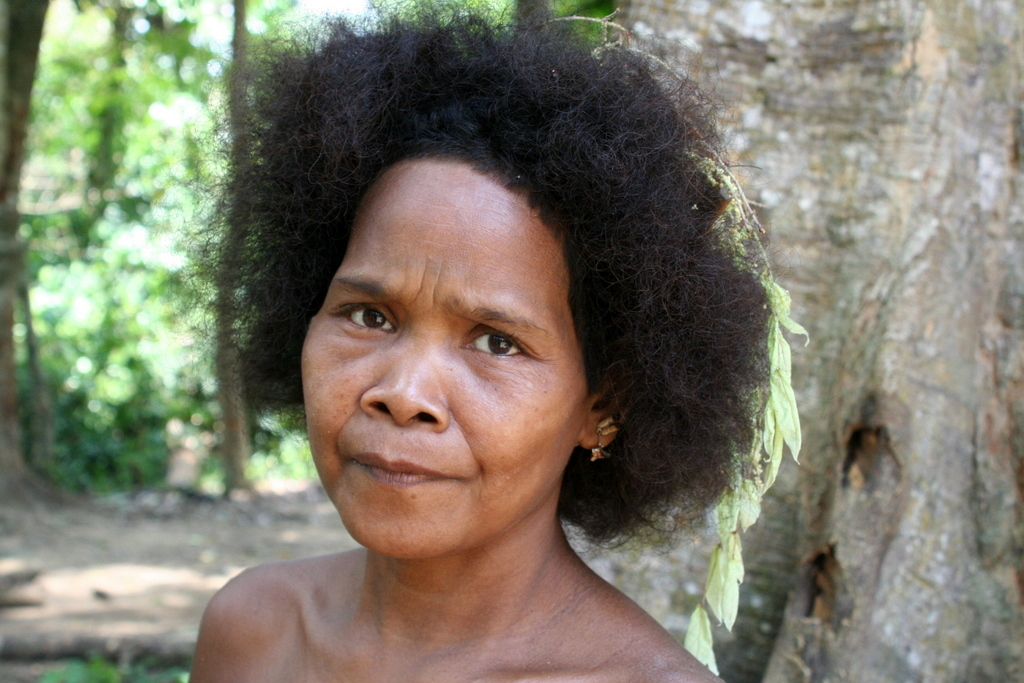
#> input picture afrika.jpg, 1024 x 683 px
$ python 'butterworth highpass dan gausian haighpass filter.py'
#> lines starting #> are read from the running program, lines starting #| are printed output that depends on the picture
import cv2
import numpy as np

def butterworth_highpass_filter(image, D, n):
    rows, cols = image.shape
    dft = np.fft.fft2(image)
    dft_shift = np.fft.fftshift(dft)
    H = np.zeros((rows, cols))
    for i in range(rows):
        for j in range(cols):
            distance = np.sqrt((i-rows//2)**2 + (j-cols//2)**2)
            H[i,j] = 1/(1 + (distance/D)**(2*n))
    G = np.multiply(dft_shift, H)
    g = np.fft.ifft2(np.fft.ifftshift(G))
    return np.abs(g)

def gaussian_highpass_filter(image, sigma):
    rows, cols = image.shape
    dft = np.fft.fft2(image)
    dft_shift = np.fft.fftshift(dft)
    H = np.zeros((rows, cols))
    for i in range(rows):
        for j in range(cols):
            distance = np.sqrt((i-rows//2)**2 + (j-cols//2)**2)
            H[i,j] = 1 - np.exp(-((distance**2)/(2*(sigma**2))))
    G = np.multiply(dft_shift, H)
    g = np.fft.ifft2(np.fft.ifftshift(G))
    return np.abs(g)

# Load the input image
image = cv2.imread('afrika.jpg', 0)
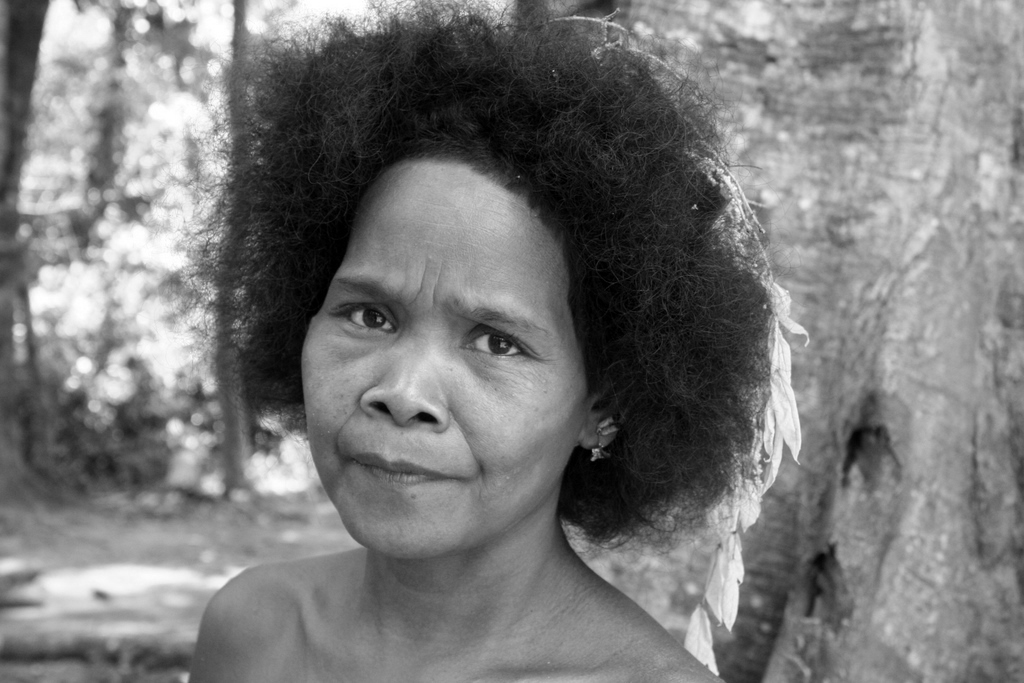
#> image: shape (683, 1024); min 0, max 255, mean 120.8

# Apply Butterworth highpass filter with D=50, n=2
filtered_image = butterworth_highpass_filter(image, 50, 2)
#> after the loop in butterworth_highpass_filter, `for i in range(rows):`:
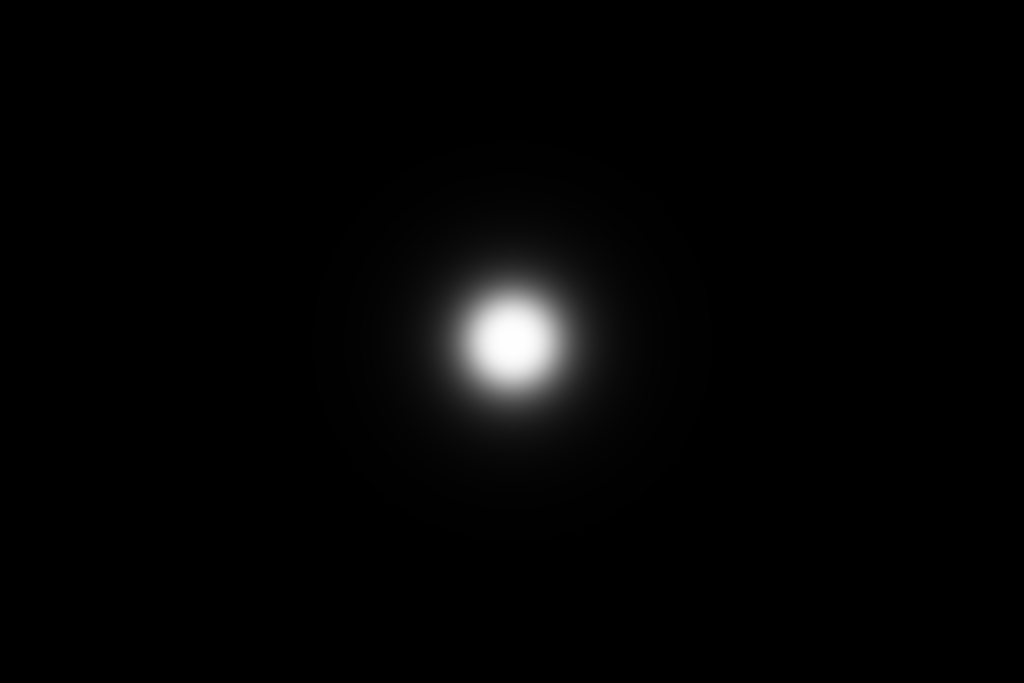
#> H: shape (683, 1024) float64; min 4.36e-05, max 1, mean 0.0175

# Apply Gaussian highpass filter with sigma=10
filtered_image = gaussian_highpass_filter(image, 10)
#> after the loop in gaussian_highpass_filter, `for i in range(rows):`:
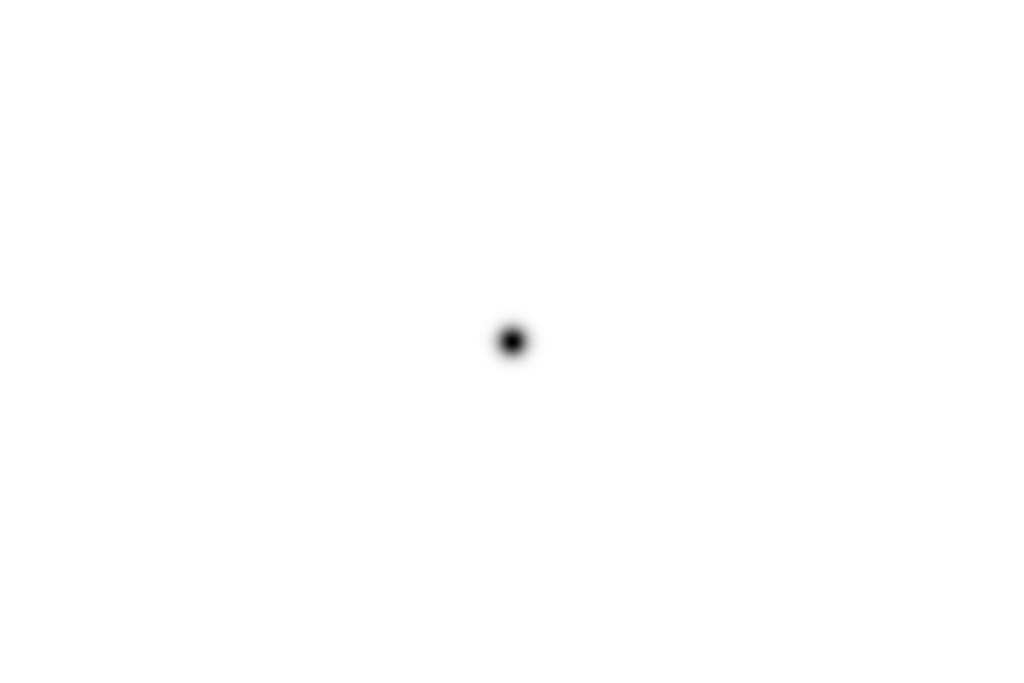
#> H: shape (683, 1024) float64; min 0, max 1, mean 0.999
#> in gaussian_highpass_filter, `return np.abs(g)`:
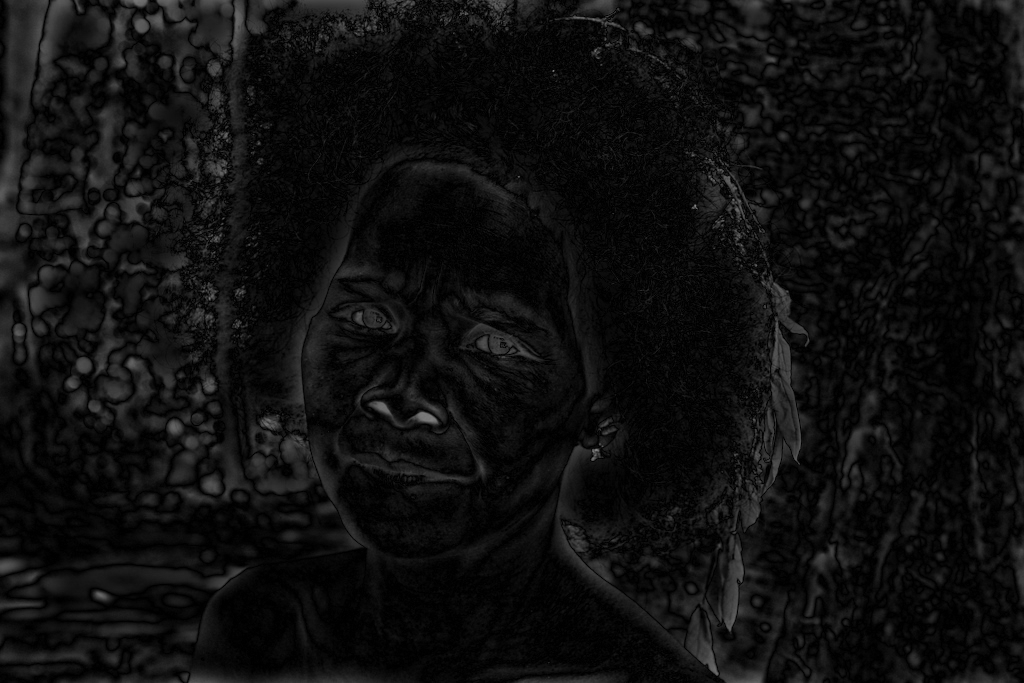
#> returned value: shape (683, 1024) float64; min 3.62e-06, max 133.8, mean 15.4

# Display the original and filtered images
cv2.imshow('Original Image', image)
cv2.imshow('Filtered Image', filtered_image)
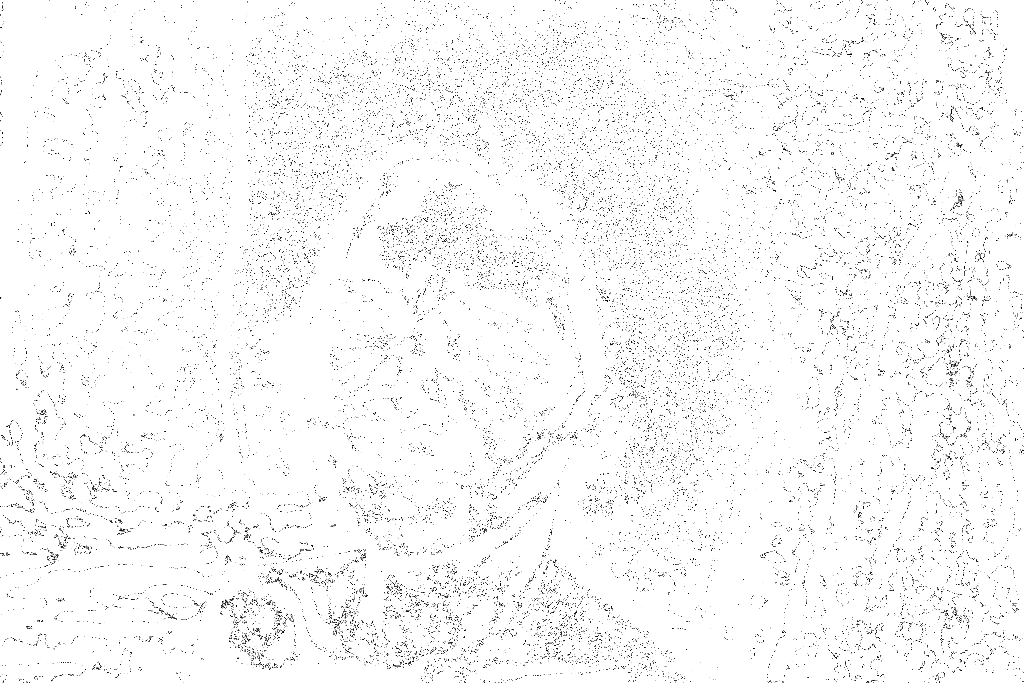
#> window 'Filtered Image': shape (683, 1024); min 0, max 255, mean 248.3
cv2.waitKey(0)
cv2.destroyAllWindows()

$ run again, with asep.jpg copied over afrika.jpg
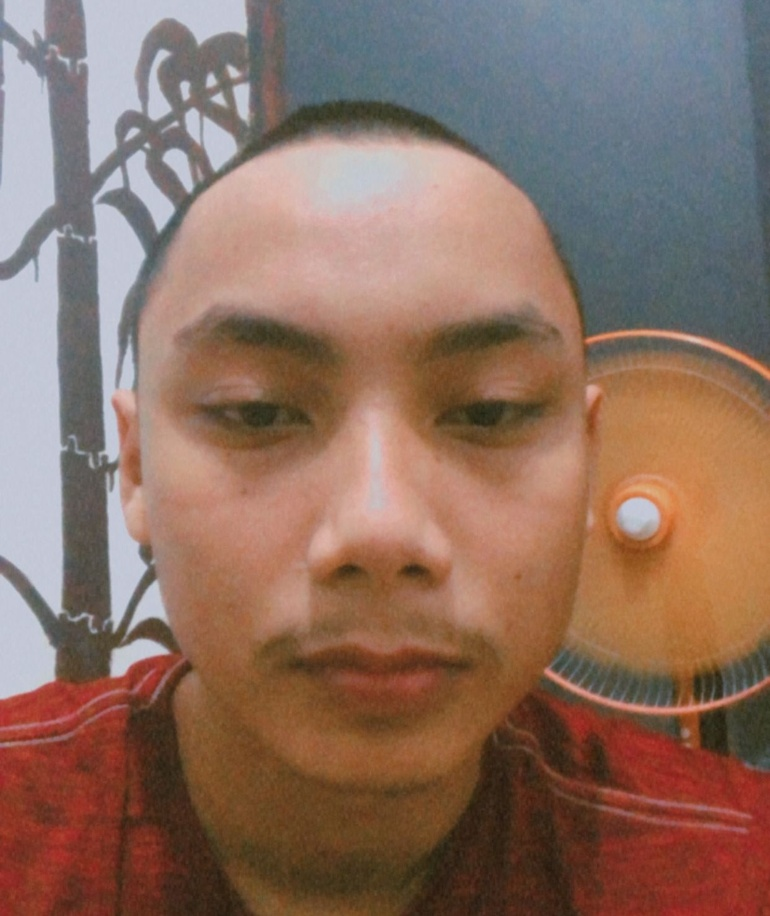
#> input picture asep.jpg, 770 x 916 px, shrunk from 1242 x 1477 before the run
#> after the loop in butterworth_highpass_filter, `for i in range(rows):`:
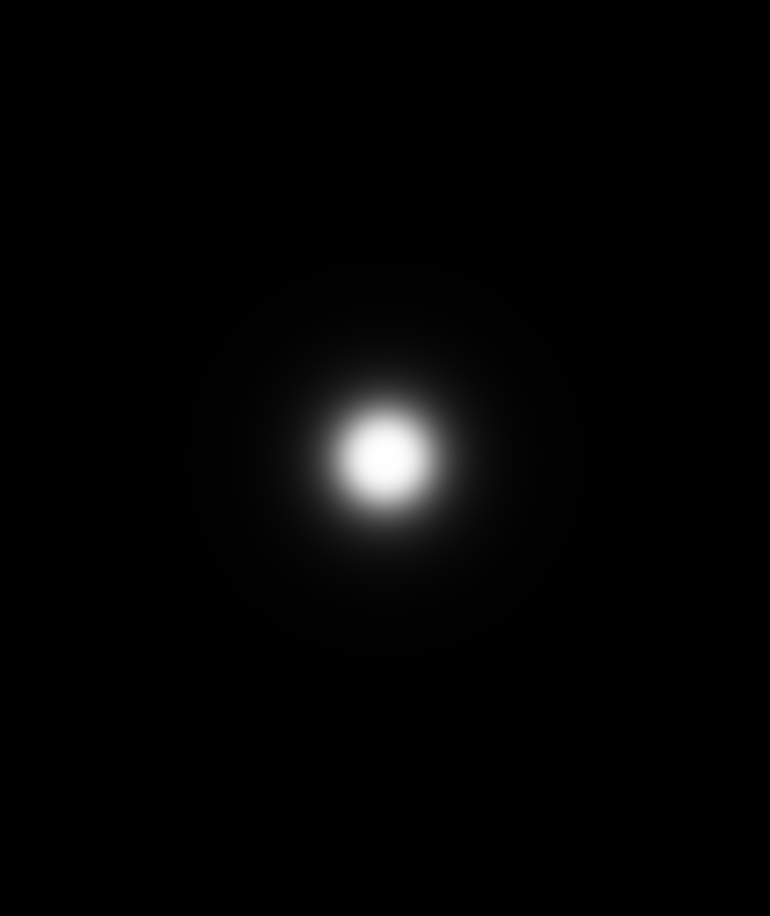
#> H: shape (916, 770) float64; min 4.88e-05, max 1, mean 0.0174
#> `cv2.imshow('Filtered Image', filtered_image)`:
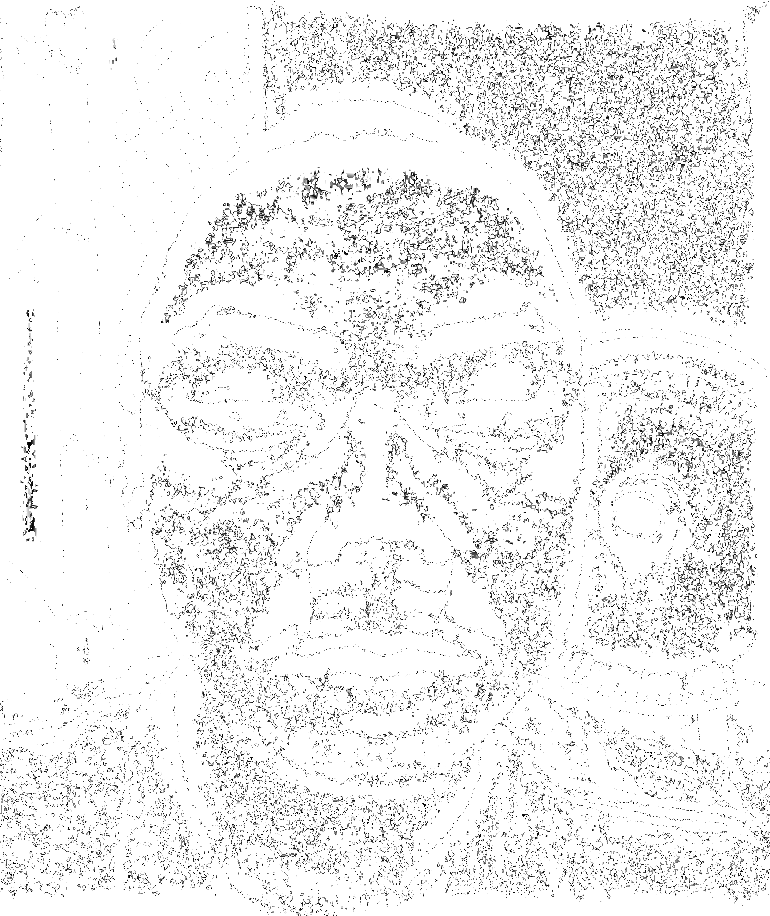
#> window 'Filtered Image': shape (916, 770); min 0, max 255, mean 240.2
